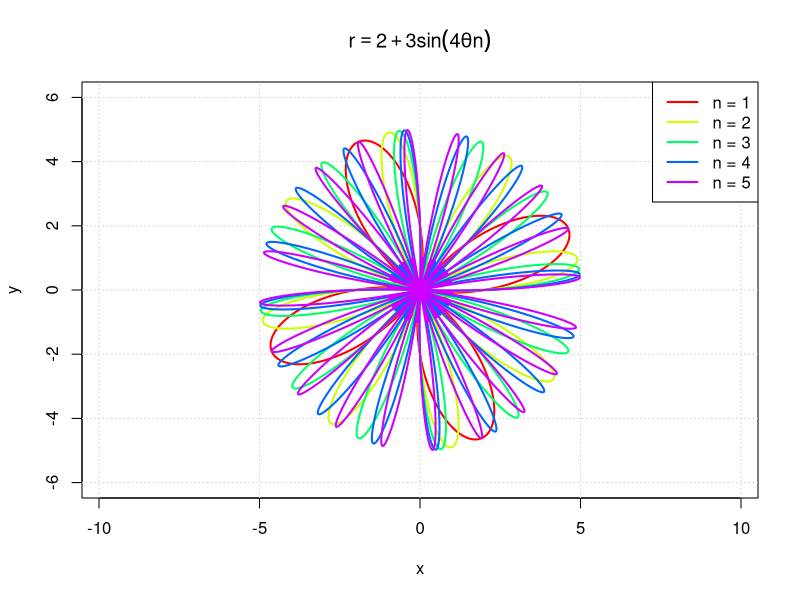

Write R code to recreate this figure. (Note: this script raises an error after producing the figure.)
## ---- chunk 1
# Séquence d'angles
theta <- seq(0, 2*pi, length.out = 1000)

# Liste de valeurs de n
n_values <- 1:5   # par exemple n = 1, 2, 3, 4, 5

# Préparation du graphique
plot(0, 0, type = "n", xlim = c(-6, 6), ylim = c(-6, 6),
     xlab = "x", ylab = "y", asp = 1,
     main = expression(r == 2 + 3*sin(4*theta*n)))
grid()

# Boucle sur les différentes valeurs de n
colors <- rainbow(length(n_values))
for (i in seq_along(n_values)) {
  n <- n_values[i]
  r <- 2 + 3 * sin(4 * theta * n)
  x <- r * cos(theta)
  y <- r * sin(theta)
  lines(x, y, col = colors[i], lwd = 2)
}

legend("topright", legend = paste("n =", n_values),
       col = colors, lwd = 2)

library(ggplot2)

library(gganimate)

# Création des données pour plusieurs n
theta <- seq(0, 2*pi, length.out = 500)
n_values <- 1:10

df <- do.call(rbind, lapply(n_values, function(n) {
  r <- 2 + 3*sin(4*theta*n)
  data.frame(
    theta = theta,
    n = n,
    x = r*cos(theta),
    y = r*sin(theta)
  )
}))

# Création du graphique animé
p <- ggplot(df, aes(x, y, group = n)) +
  geom_path(color = "blue", linewidth = 1.2) +
  coord_equal() +
  labs(title = expression(r == 2 + 3*sin(4*theta*n)),
       subtitle = "n = {frame_time}",
       x = "x", y = "y") +
  transition_time(n) +
  ease_aes('linear')

animate(p, fps = 10, nframes = 100, renderer = gifski_renderer())
